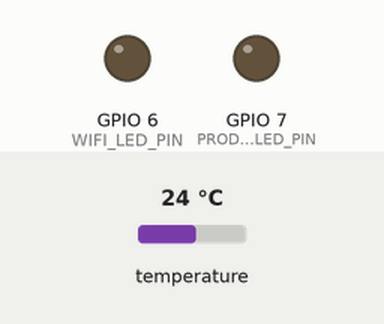
Simulated run of this sketch. Board: ESP32-S3. On the bench: output pins drawn as LEDs (lit = HIGH). The inputs (shaded band) are chosen by the test bench; at power-on: temperature 24 °C (analog values on the 0–4095 scale). WiFi joins after 1.5 s; servers stay silent unless stated; uploads are accepted with an empty reply; what the sketch prints to the serial monitor is not drawn.

Above: at 0.0 s.
At 3.6 s:
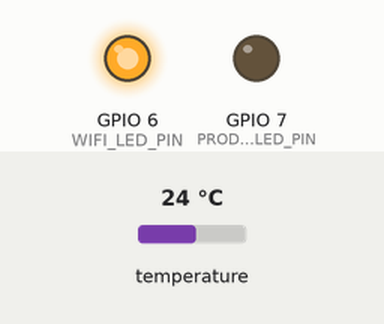
Timing chart, 0 to 6.4 s (numbered marks = the images above):
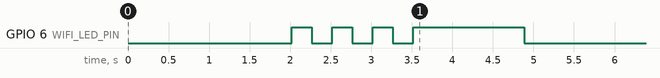

Measured:
- by itself, GPIO 6 (WIFI_LED_PIN): repeats every 0.50 s: HIGH 0.25 s, LOW 0.25 s

The sketch:

ESP32_Factory_Firmware.ino
```cpp
#include <WiFi.h>
#include <WiFiClientSecure.h>
#include <HTTPClient.h>
#include <ArduinoJson.h>
#include <Wire.h>
#include <Adafruit_GFX.h>
#include <Adafruit_SSD1306.h>
#include <OneWire.h>
#include <DallasTemperature.h>
#include <nvs_flash.h>
#include <Update.h>

// =========================================================================
//  FIRMWARE CONFIGURATION (Increment CURRENT_VERSION every time you update!)
// =========================================================================
const String DEVICE_ID = "ARTI-GROUP-S3-01";
const String CURRENT_VERSION = "1.0.0";

// --- CLOUD BACKEND ---
const char* GOOGLE_SCRIPT_URL = "https://script.google.com/a/macros/aracharatventures.com/s/AKfycbyTw6gDtkGZB357QgHWkhwkg-n3vlImvrc1juWsfo47VARV0Vc17rR7x0uagnzvhLlK/exec";
// --- WIFI CONFIGURATION ---
const char* WIFI_SSID = "Note";
const char* WIFI_PASSWORD = "12345678";

// --- PIN DEFINITIONS (SMARTELEX S3 PICO HAT) ---
#define ONE_WIRE_BUS 4
#define MOISTURE_PIN 5
#define WIFI_LED_PIN 6
#define PROD_STOP_LED_PIN 7

// --- CALIBRATION & THRESHOLDS ---
const int DRY_VALUE = 2569;
const int WET_VALUE = 745;
const float MAX_SAFE_TEMP = 65.0;
const int MIN_SAFE_MOISTURE_PCT = 20;

// --- OBJECTS ---
OneWire oneWire(ONE_WIRE_BUS);
DallasTemperature tempSensors(&oneWire);

float lastTemp = 0;
int lastMoist = 0;

// --- FUNCTION PROTOTYPES ---
void connectWiFi();
void handleCloudOperations();
void checkForUpdates();
void performOTA(String downloadUrl);
void sendDataToGoogle(float t, int m, String status);

void setup() {
  Serial.begin(115200);
  delay(2000);

  Serial.println("\n--- SYSTEM BOOT ---");
  Serial.println("Current Firmware Version: " + CURRENT_VERSION);

  // NVS Memory Initialization
  esp_err_t err = nvs_flash_init();
  if (err == ESP_ERR_NVS_NO_FREE_PAGES || err == ESP_ERR_NVS_NEW_VERSION_FOUND || err != ESP_OK) {
    nvs_flash_erase();
    err = nvs_flash_init();
  }

  pinMode(WIFI_LED_PIN, OUTPUT);
  pinMode(PROD_STOP_LED_PIN, OUTPUT);
  digitalWrite(WIFI_LED_PIN, LOW);
  digitalWrite(PROD_STOP_LED_PIN, LOW);

  tempSensors.begin();
  analogReadResolution(12);

  connectWiFi();
}

void loop() {
  // 1. Read local sensors
  tempSensors.requestTemperatures();
  lastTemp = tempSensors.getTempCByIndex(0);

  int rawMoisture = analogRead(MOISTURE_PIN);
  lastMoist = constrain(map(rawMoisture, DRY_VALUE, WET_VALUE, 0, 100), 0, 100);

  Serial.print("\nRaw Moisture: "); Serial.println(rawMoisture);
  Serial.print("Temperature: "); Serial.print(lastTemp); Serial.println(" C");

  // 2. Wake up Wi-Fi
  if (WiFi.status() != WL_CONNECTED) {
    connectWiFi();
  }

  // 3. Process Cloud & OTA Cycle
  if (WiFi.status() == WL_CONNECTED) {
    handleCloudOperations();
  }

  // 4. Shut down Wi-Fi Radio to save energy/bandwidth
  Serial.println("Cycle complete. Powering down Wi-Fi radio...");
  WiFi.disconnect(true, true);
  WiFi.mode(WIFI_OFF);
  digitalWrite(WIFI_LED_PIN, LOW);

  // 5. Deep cycle delay (5 Minutes)
  Serial.println("Sleeping for 5 minutes...");
  delay(300000);
}

void connectWiFi() {
  WiFi.mode(WIFI_STA);
  WiFi.begin(WIFI_SSID, WIFI_PASSWORD);

  Serial.print("Connecting to Wi-Fi");
  int attempts = 0;

  while (WiFi.status() != WL_CONNECTED && attempts < 20) {
    digitalWrite(WIFI_LED_PIN, HIGH);
    delay(250);
    digitalWrite(WIFI_LED_PIN, LOW);
    delay(250);
    Serial.print(".");
    attempts++;
  }

  if (WiFi.status() == WL_CONNECTED) {
    digitalWrite(WIFI_LED_PIN, HIGH);
    Serial.println("\nWiFi Connected!");
  } else {
    digitalWrite(WIFI_LED_PIN, LOW);
    Serial.println("\nWiFi Connection failed.");
  }
}

void handleCloudOperations() {
  // Step A: Look into the control tower to check for new firmware updates
  checkForUpdates();

  // Step B: Continue standard operations if no update triggered a restart
  WiFiClientSecure client;
  client.setInsecure();
  HTTPClient http;
  http.setTimeout(15000);

  String fetchUrl = String(GOOGLE_SCRIPT_URL) + "?deviceID=" + DEVICE_ID;
  http.begin(client, fetchUrl);
  http.setFollowRedirects(HTTPC_STRICT_FOLLOW_REDIRECTS);

  int httpCode = http.GET();
  String cloudCommand = "RUNNING";

  if (httpCode == 200 || httpCode == 302) {
    cloudCommand = http.getString();
    cloudCommand.trim();
    Serial.println("Received System Command: " + cloudCommand);
  }
  http.end();

  // Strict Hardware LED Rules
  if (cloudCommand == "STOPPED") {
    digitalWrite(PROD_STOP_LED_PIN, HIGH);
  } else {
    digitalWrite(PROD_STOP_LED_PIN, LOW);
  }

  // Calculate Data Reporting State
  String systemStatus = "RUNNING";
  if (cloudCommand == "STOPPED") {
    systemStatus = "STOPPED_BY_CLOUD";
  } else if (lastTemp >= MAX_SAFE_TEMP || lastMoist <= MIN_SAFE_MOISTURE_PCT) {
    systemStatus = "STOPPED_BY_SENSOR";
  }

  // Post back sensor telemetry details
  sendDataToGoogle(lastTemp, lastMoist, systemStatus);
}

void checkForUpdates() {
  Serial.println("Checking Control Tower for firmware updates...");
  WiFiClientSecure client;
  client.setInsecure();
  HTTPClient http;
  http.setTimeout(15000);

  String checkUrl = String(GOOGLE_SCRIPT_URL) + "?action=checkUpdate&version=" + CURRENT_VERSION + "&deviceID=" + DEVICE_ID;

  http.begin(client, checkUrl);
  http.setFollowRedirects(HTTPC_STRICT_FOLLOW_REDIRECTS);

  int httpCode = http.GET();
  if (httpCode == 200) {
    String response = http.getString();
    StaticJsonDocument<300> doc;
    DeserializationError error = deserializeJson(doc, response);

    if (!error) {
      bool updateAvailable = doc["updateAvailable"] | false;
      if (updateAvailable) {
        String downloadUrl = doc["url"].as<String>();
        Serial.println("New software version found! Initiating OTA download...");
        performOTA(downloadUrl);
      } else {
        Serial.println("Firmware is up to date.");
      }
    }
  } else {
    Serial.printf("Failed to contact update server. Code: %d\n", httpCode);
  }
  http.end();
}

void performOTA(String downloadUrl) {
  WiFiClientSecure client;
  client.setInsecure();
  HTTPClient http;
  http.setTimeout(30000);

  Serial.println("Connecting to Binary Server: " + downloadUrl);
  http.begin(client, downloadUrl);
  http.setFollowRedirects(HTTPC_STRICT_FOLLOW_REDIRECTS);

  int httpCode = http.GET();
  if (httpCode == 200) {
    int contentLength = http.getSize();
    Serial.println("File size to download: " + String(contentLength) + " bytes.");

    bool canBegin = Update.begin(contentLength);
    if (canBegin) {
      Serial.println("Flashing secondary memory block...");
      WiFiClient* stream = http.getStreamPtr();
      size_t written = Update.writeStream(*stream);

      if (written == contentLength) {
        Serial.println("Written structural integrity verified: " + String(written));
      }

      if (Update.end()) {
        if (Update.isFinished()) {
          Serial.println("[SUCCESS] OTA Complete! Rebooting hardware engine...");
          delay(1000);
          ESP.restart();
        } else {
          Serial.println("[ERROR] Update failed to finalize cleanly.");
        }
      } else {
        Serial.printf("[ERROR] Flash error occurred: %s\n", Update.errorString());
      }
    } else {
      Serial.println("[ERROR] Not enough space allocated on flash partition layout for update.");
    }
  } else {
    Serial.printf("[ERROR] Could not download binary file. HTTP Code: %d\n", httpCode);
  }
  http.end();
}

void sendDataToGoogle(float t, int m, String status) {
  WiFiClientSecure client;
  client.setInsecure();
  HTTPClient http;
  http.setTimeout(15000);

  http.begin(client, GOOGLE_SCRIPT_URL);
  http.setFollowRedirects(HTTPC_STRICT_FOLLOW_REDIRECTS);
  http.addHeader("Content-Type", "application/json");

  StaticJsonDocument<200> doc;
  doc["deviceID"] = DEVICE_ID;
  doc["temp"] = t;
  doc["moisture"] = m;
  doc["status"] = status;

  String jsonOutput;
  serializeJson(doc, jsonOutput);

  int httpCode = http.POST(jsonOutput);
  if (httpCode > 0) {
    Serial.printf("Telemetry logged successfully. Server response: %d\n", httpCode);
  }
  http.end();
}
```
